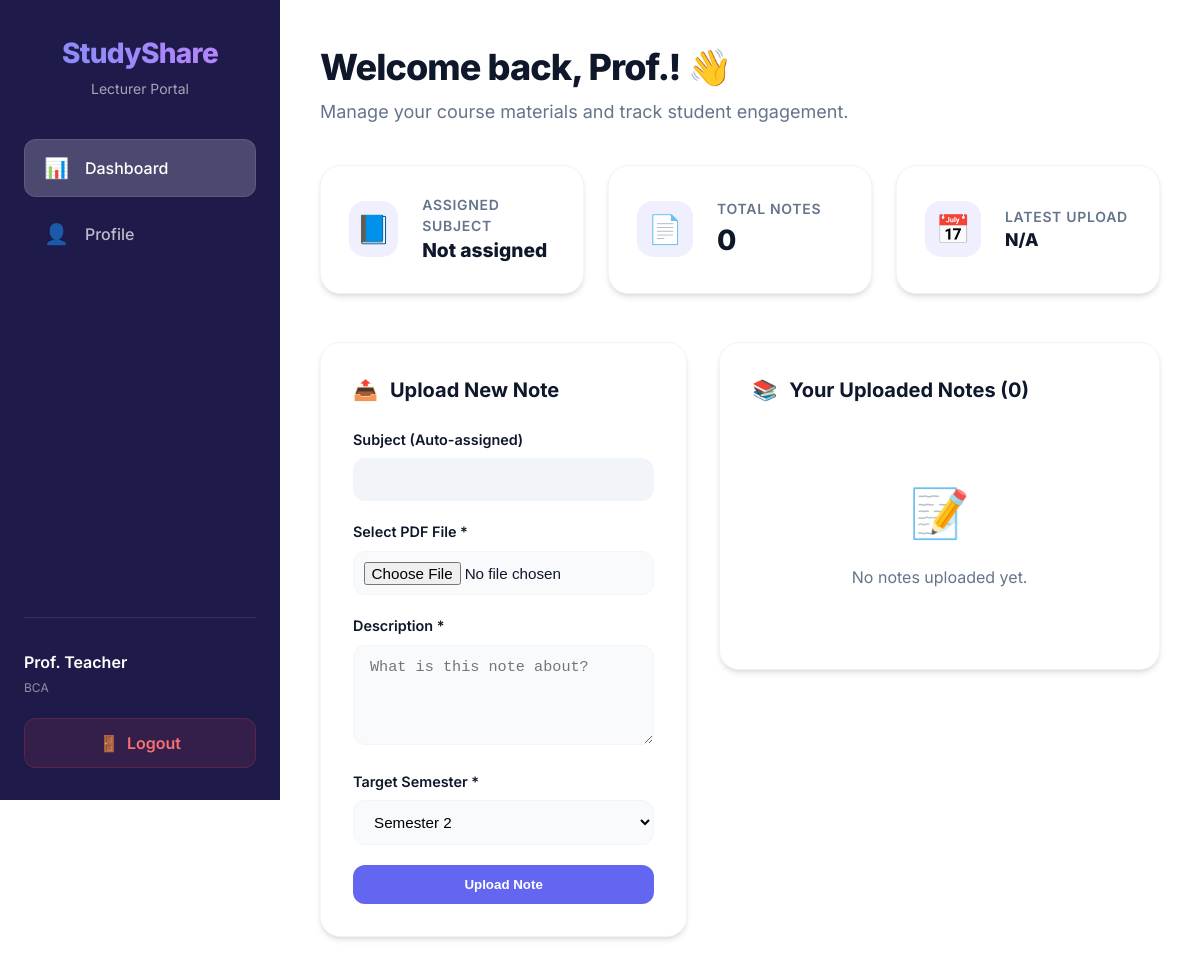
The app's page /lecture/dashboard.php (signed in) with its own data.
### tables this page shows
CREATE TABLE IF NOT EXISTS lecturers (
    id INT PRIMARY KEY AUTO_INCREMENT,
    username VARCHAR(100) UNIQUE NOT NULL,
    password VARCHAR(255) NOT NULL,
    name VARCHAR(100) NOT NULL,
    email VARCHAR(100),
    department VARCHAR(50) NOT NULL,
    subject VARCHAR(100),
    created_at TIMESTAMP DEFAULT CURRENT_TIMESTAMP
);

### common/auth_lecturer.php (called while the page is built, shortened)
<?php
require_once __DIR__ . '/functions.php';
function getCurrentLecturer() {
    $pdo = db();
    $stmt = $pdo->prepare('SELECT * FROM lecturers WHERE id = ?');
    $stmt->execute([$_SESSION['lecturer_id']]);
    $lecturer = $stmt->fetch();
    return $lecturer;
}
?>

### common/functions.php (called while the page is built, shortened)
<?php
function sanitize($value)
{
    return htmlspecialchars(trim($value), ENT_QUOTES, 'UTF-8');
}

### lecture/dashboard.php (the view, shortened to what this page needs)
<?php
require_once __DIR__ . '/../common/auth_lecturer.php';
require_once __DIR__ . '/../common/functions.php';
$lecturer = getCurrentLecturer();
$pdo = db();
$stmt = $pdo->prepare('SELECT * FROM subjects WHERE subject_name = ? LIMIT 1');
$stmt->execute([$lecturer['subject']]);
$lecturer_subject = $stmt->fetch();
$stmt = $pdo->prepare('
    SELECT n.*, s.subject_name, s.color_code
    FROM notes n
    LEFT JOIN subjects s ON n.subject_id = s.id
    WHERE n.lecturer_id = ?
    ORDER BY n.upload_date DESC
');
$stmt->execute([$lecturer['id']]);
$lecturer_notes = $stmt->fetchAll();
?>
<!DOCTYPE html>
<html lang="en">
<head>
    <link rel="stylesheet" href="../assets/css/lecturer.css">
</head>
<body>
    <div class="lecturer-layout">
        <aside class="lecturer-sidebar">
            <div class="sidebar-brand">
                <h2>StudyShare</h2>
                <p>Lecturer Portal</p>
            </div>
            <nav class="sidebar-nav">
                <a href="dashboard.php" class="nav-item active">
                    <span class="icon">📊</span> Dashboard
                </a>
                <a href="profile.php" class="nav-item">
                    <span class="icon">👤</span> Profile
                </a>
            </nav>
            <div class="sidebar-footer">
                <div class="lecturer-info">
                    <p><?= sanitize($lecturer['name']) ?></p>
                    <small><?= sanitize($lecturer['department']) ?></small>
                </div>
                <a href="logout.php" class="logout-btn">
                    <span class="icon">🚪</span> Logout
                </a>
            </div>
        </aside>
        <main class="lecturer-main">
            <header class="lecturer-header">
                <h1>Welcome back, <?= explode(' ', sanitize($lecturer['name']))[0] ?>! 👋</h1>
                <p>Manage your course materials and track student engagement.</p>
            </header>
            <div class="stats-grid">
                <div class="stat-card">
                    <div class="stat-icon">📘</div>
                    <div class="stat-info">
                        <h3>Assigned Subject</h3>
                        <p class="stat-value" style="font-size: 1.2rem;"><?= sanitize($lecturer_subject['subject_name'] ?? $lecturer['subject'] ?? 'Not assigned') ?></p>
                    </div>
                </div>
                <div class="stat-card">
                    <div class="stat-icon">📄</div>
                    <div class="stat-info">
                        <h3>Total Notes</h3>
                        <p class="stat-value"><?= count($lecturer_notes) ?></p>
                    </div>
                </div>
                <div class="stat-card">
                    <div class="stat-icon">📅</div>
                    <div class="stat-info">
                        <h3>Latest Upload</h3>
                        <p class="stat-value" style="font-size: 1.1rem;">
                            <?= !empty($lecturer_notes) ? date('M d, Y', strtotime($lecturer_notes[0]['upload_date'])) : 'N/A' ?>
                        </p>
                    </div>
                </div>
            </div>
            <div class="dashboard-grid">
                <section class="section-card">
                    <h2><span>📤</span> Upload New Note</h2>
                    <form id="uploadForm" method="POST" enctype="multipart/form-data">
                        <div class="form-group">
                            <label>Subject (Auto-assigned)</label>
                            <input type="text" class="form-control" value="<?= sanitize($lecturer_subject['subject_name'] ?? $lecturer['subject']) ?>" readonly style="background: #f1f5f9; color: #64748b;">
                        </div>
                        <div class="form-group">
                            <label for="note_file">Select PDF File *</label>
                            <input type="file" id="note_file" name="note_file" class="form-control" accept=".pdf" required style="padding: 0.6rem;">
                        </div>
                        <div class="form-group">
                            <label for="description">Description *</label>
                            <textarea id="description" name="description" class="form-control" required placeholder="What is this note about?" rows="3"></textarea>
                        </div>
                        <div class="form-group">
                            <label for="semester">Target Semester *</label>
                            <select id="semester" name="semester" class="form-control" required>
                                <?php for($i=1; $i<=8; $i++): ?>
                                    <option value="<?= $i ?>" <?= (intval($student['semester'] ?? 2) == $i) ? 'selected' : '' ?>>Semester <?= $i ?></option>
                                <?php endfor; ?>
                            </select>
                        </div>
                        <button type="submit" id="submitBtn" class="btn btn-primary">
                            <span id="btnText">Upload Note</span>
                        </button>
                    </form>
                </section>
                <section class="section-card">
                    <h2><span>📚</span> Your Uploaded Notes (<?= count($lecturer_notes) ?>)</h2>
                    <div class="table-container">
                        <?php if ($lecturer_notes): ?>
                            <table class="modern-table">
                                <thead>
                                    <tr>
                                        <th>Description</th>
                                        <th>Details</th>
                                        <th>Action</th>
                                    </tr>
                                </thead>
                                <tbody>
                                    <?php foreach ($lecturer_notes as $note): ?>
                                        <tr>
                                            <td>
                                                <div style="font-weight: 600; margin-bottom: 0.25rem;"><?= sanitize(substr($note['description'], 0, 40)) ?><?= strlen($note['description']) > 40 ? '...' : '' ?></div>
                                                <div class="date-text">📅 <?= date('M d, Y', strtotime($note['upload_date'])) ?></div>
                                            </td>
                                            <td>
                                                <span class="subject-badge" style="background-color: <?= $note['color_code'] ?>; font-size: 0.65rem;">
                                                    Sem <?= $note['semester'] ?>
                                                </span>
                                                <div style="font-size: 0.8rem; margin-top: 0.4rem; color: var(--text-muted);">
                                                    👁️ <?= $note['likes'] ?? 0 ?> views
                                                </div>
                                            </td>
                                            <td>
                                                <a href="delete-note.php?note_id=<?= $note['id'] ?>"
                                                   class="btn btn-danger btn-sm"
                                                   onclick="return confirm('Are you sure you want to delete this note?')">Delete</a>
                                            </td>
                                        </tr>
                                    <?php endforeach; ?>
                                </tbody>
                            </table>
                        <?php else: ?>
                            <div style="text-align: center; padding: 3rem; color: var(--text-muted);">
                                <div style="font-size: 3rem; margin-bottom: 1rem;">📝</div>
                                <p>No notes uploaded yet.</p>
                            </div>
                        <?php endif; ?>
                    </div>
                </section>
            </div>
        </main>
    </div>
</body>
</html>

### records on screen
lecturers: name "Prof. Teacher", department "BCA", name "Prof.", subject "Not assigned"

### other values on screen
count($lecturer_notes) "0"
